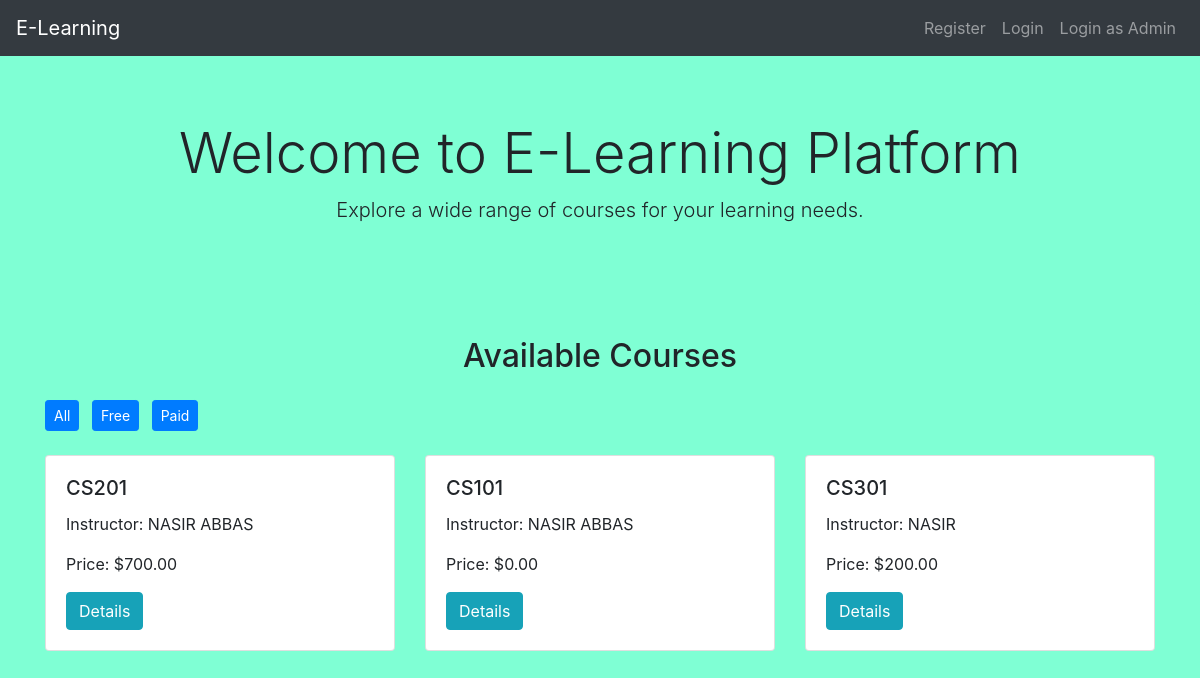
The page / on the database its author committed.
### tables this page shows
CREATE TABLE `courses` (
  `Course_ID` int(11) NOT NULL,
  `Course_Title` varchar(255) NOT NULL,
  `Course_Instructor` varchar(255) NOT NULL,
  `Course_Content` text NOT NULL,
  `Course_Outline` text NOT NULL,
  `Course_Price` decimal(10,2) NOT NULL,
  `Start_Date` date DEFAULT NULL,
  `End_Date` date DEFAULT NULL
);

### index.php (the view, shortened to what this page needs)
<?php
include('config.php');
function fetchCoursesFromDatabase($conn, $filter) {
    if ($filter === 'free') {
        $query = "SELECT * FROM Courses WHERE Course_Price = 0";
    } else if ($filter === 'paid') {
        $query = "SELECT * FROM Courses WHERE Course_Price > 0";
    } else {
        $query = "SELECT * FROM Courses";
    }
    $result = mysqli_query($conn, $query);
    return mysqli_fetch_all($result, MYSQLI_ASSOC);
}
$filter = isset($_GET['filter']) ? $_GET['filter'] : 'all';
$courses = fetchCoursesFromDatabase($conn, $filter);
?>
<!DOCTYPE html>
<html>
<head>
    <link rel="stylesheet" href="https://stackpath.bootstrapcdn.com/bootstrap/4.5.2/css/bootstrap.min.css">
</head>
<body>
    <?php include('navbar.php'); ?>
    <div class="jumbotron text-center">
        <h1 class="display-4">Welcome to E-Learning Platform</h1>
        <p class="lead">Explore a wide range of courses for your learning needs.</p>
    </div>
    <div class="container">
        <h2 class="mb-4 mt-4 text-center">Available Courses</h2>
        <div>
            <a class="btn btn-sm btn-primary mr-2" href="<?php echo $_SERVER['PHP_SELF']; ?>">All</a>
            <a class="btn btn-sm btn-primary mr-2" href="<?php echo $_SERVER['PHP_SELF']; ?>?filter=free">Free</a>
            <a class="btn btn-sm btn-primary" href="<?php echo $_SERVER['PHP_SELF']; ?>?filter=paid">Paid</a>
        </div>
        <div class="row mt-4">
            <?php foreach ($courses as $course) : ?>
                <div class="col-md-4">
                    <div class="card course-card">
                        <div class="card-body">
                            <h5 class="card-title"><?php echo $course['Course_Title']; ?></h5>
                            <p class="card-text">Instructor: <?php echo $course['Course_Instructor']; ?></p>
                            <p class="card-text">Price: <?php echo '$' . $course['Course_Price']; ?></p>
                            <a href="course_details.php?id=<?php echo $course['Course_ID']; ?>" class="btn btn-info">Details</a>
                        </div>
                    </div>
                </div>
            <?php endforeach; ?>
        </div>
    </div>
</body>
</html>

### index.php (style rules this page uses)
body { background-color: aquamarine; }
.course-card { margin-bottom: 20px; }
.jumbotron { background-color: aquamarine; }

### rows shown on the page
courses: Course_Title "CS201", Course_Instructor "NASIR ABBAS", Course_Price "700.00"
courses: Course_Title "CS101", Course_Instructor "NASIR ABBAS", Course_Price "0.00"
courses: Course_Title "CS301", Course_Instructor "NASIR", Course_Price "200.00"
